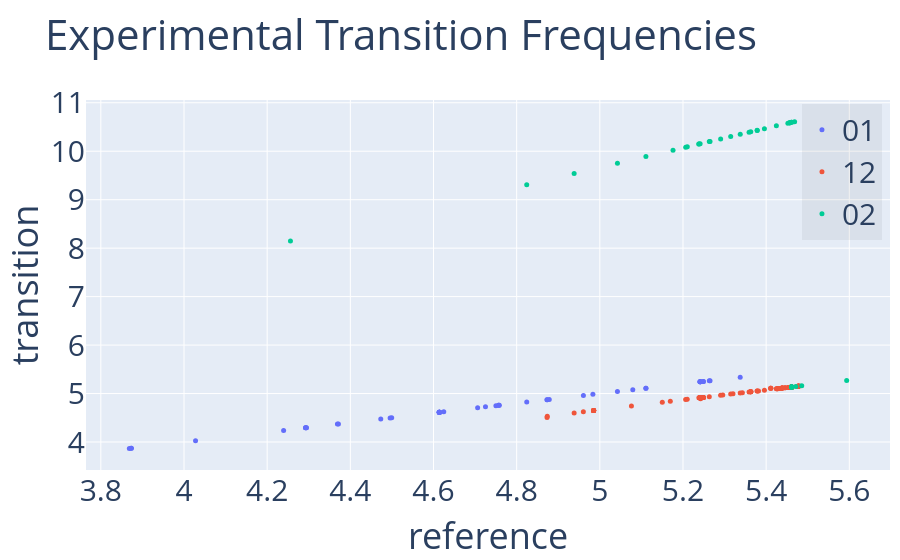

Notebook source saved alongside this figure:
### Code cell
plotCombine(plot,'Experimental Transition Frequencies','reference','transition',mode='markers')
